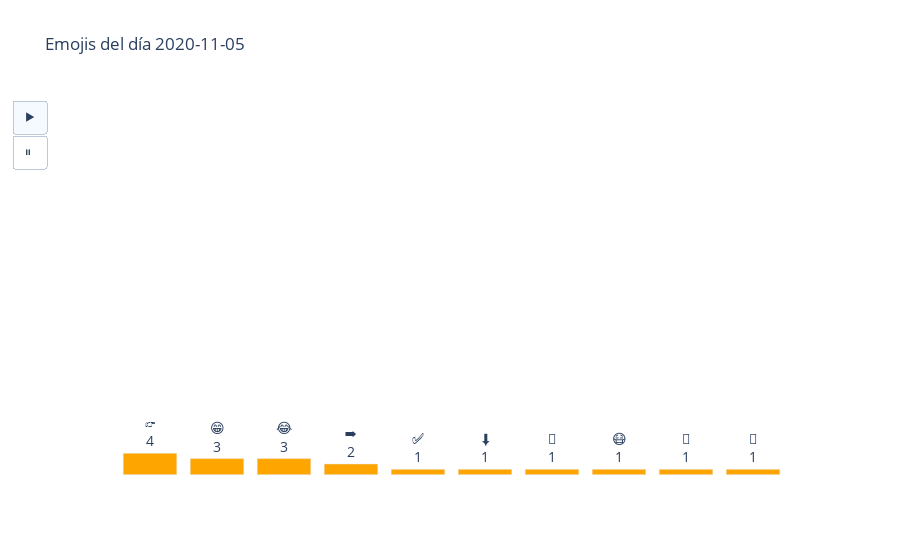

Write notebook code for a chart like this one.
### Code cell
beg = temp_emoji.columns[1]
listOfFrames = []
for year in temp_emoji.columns[1:]:
    temp = temp_emoji[['emojis', year]]
    temp = temp.sort_values(year, ascending=False).dropna()

    trace = go.Bar(
                x=temp.emojis.values,
                y=temp[year].values,
                textposition = "outside",
                texttemplate = "%{x}<br>%{y}",
                textfont = {'size': [14]*10},
                hoverinfo='none', 
                opacity=1,
                marker=dict(color="orange"),
                cliponaxis = False
                )
 
    layout = go.Layout(title=f'Emojis del día {year.date()}',
                       xaxis = {"range":[-1,10],"autorange": False, "showline":False,"tickangle":-90, "visible":False},
                       yaxis = {"range":[-1,70],"autorange": False, "showline":False, "visible":False},
                       plot_bgcolor= '#FFFFFF')
    listOfFrames.append(go.Frame(data=[trace], layout=layout))

frames=list(listOfFrames)
 
year = beg
temp = temp_emoji[['emojis', year]]
temp = temp.sort_values(year, ascending=False).dropna()
 
# Plot
trace = go.Bar(
                x=temp.emojis.values,
                y=temp[year].values,
                textposition = "outside",
                texttemplate = "%{x}<br>%{y}",
                textfont = {'size': [14]*10},
                hoverinfo='none', 
                opacity=1,
                marker=dict(color="orange"),
                cliponaxis = False
                )
 
layout = go.Layout(title=f'Emojis del día {year.date()}',
                   xaxis = {"range":[-1,10],"autorange": False, "showline":False,"tickangle":-90, "visible":False},
                   yaxis = {"range":[-1,70],"autorange": False, "showline":False, "visible":False},
                   plot_bgcolor= '#FFFFFF',
                   updatemenus=[dict(type="buttons",
                                     buttons=[dict(label="▶️",
                                                   method="animate",
                                                   args=[None, {"frame": {"duration": 800, "redraw": True},
                                                                "fromcurrent": True}]),
                                              {
                "args": [[None], {"frame": {"duration": 0, "redraw": True},
                                  "mode": "immediate",
                                  "transition": {"duration": 0}}],
                "label": "⏸️",
                "method": "animate"
            }
                                             ]
                                    )
                               ]
                  )
 
fig = go.Figure(data=[trace], layout=layout, frames=frames)
 
fig.show()

### Figure 1 — Plotly figure (JSON) as saved in the notebook; plotly's stock layout.template omitted (floating-point values rounded to 4 significant figures)
{"data": [{"cliponaxis": false, "hoverinfo": "none", "marker": {"color": "orange"}, "opacity": 1, "textfont": {"size": [14, 14, 14, 14, 14, 14, 14, 14, 14, 14]}, "textposition": "outside", "texttemplate": "%{x}<br>%{y}", "type": "bar", "x": ["👉", "😁", "😂", "➡️", "✅", "⬇️", "📃", "😷", "🙌", "🤩"], "y": [4, 3, 3, 2, 1, 1, 1, 1, 1, 1]}], "layout": {"plot_bgcolor": "#FFFFFF", "title": {"text": "Emojis del día 2020-11-05"}, "updatemenus": [{"buttons": [{"args": [null, {"frame": {"duration": 800, "redraw": true}, "fromcurrent": true}], "label": "▶️", "method": "animate"}, {"args": [[null], {"frame": {"duration": 0, "redraw": true}, "mode": "immediate", "transition": {"duration": 0}}], "label": "⏸️", "method": "animate"}], "type": "buttons"}], "xaxis": {"autorange": false, "range": [-1, 10], "showline": false, "tickangle": -90, "visible": false}, "yaxis": {"autorange": false, "range": [-1, 70], "showline": false, "visible": false}}}
